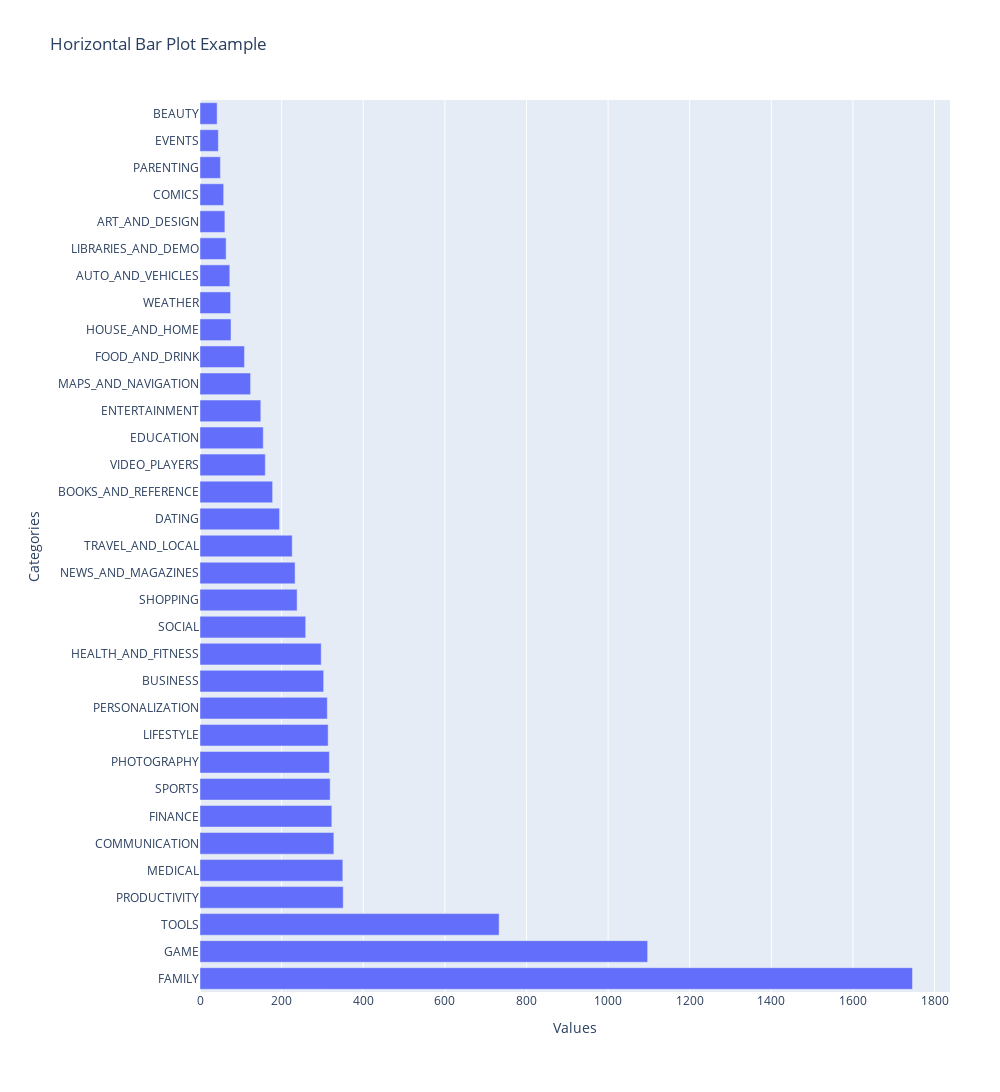

Write notebook code for a chart like this one.
### Markdown cell above
### count plot Visualization of the category column

### Code cell
import plotly.graph_objects as go

# Create the data
x = ['FAMILY', 'GAME', 'TOOLS', 'PRODUCTIVITY', 'MEDICAL', 'COMMUNICATION',
     'FINANCE', 'SPORTS', 'PHOTOGRAPHY', 'LIFESTYLE', 'PERSONALIZATION',
     'BUSINESS', 'HEALTH_AND_FITNESS', 'SOCIAL', 'SHOPPING',
     'NEWS_AND_MAGAZINES', 'TRAVEL_AND_LOCAL', 'DATING',
     'BOOKS_AND_REFERENCE', 'VIDEO_PLAYERS', 'EDUCATION', 'ENTERTAINMENT',
     'MAPS_AND_NAVIGATION', 'FOOD_AND_DRINK', 'HOUSE_AND_HOME', 'WEATHER',
     'AUTO_AND_VEHICLES', 'LIBRARIES_AND_DEMO', 'ART_AND_DESIGN', 'COMICS',
     'PARENTING', 'EVENTS', 'BEAUTY']
y = [1746, 1097, 733, 351, 350, 328, 323, 319, 317, 314, 312, 303, 297, 259, 238,
     233, 226, 195, 178, 160, 155, 149, 124, 109, 76, 75, 73, 64, 61, 58, 50, 45, 42]


# Create the figure
fig = go.Figure(data=[go.Bar(x=y, y=x, orientation='h')])

# Update the layout
fig.update_layout(
    title='Horizontal Bar Plot Example',
    xaxis_title='Values',
    yaxis_title='Categories',
    width=1000,
    height=1200,
    margin=dict(l=200, r=50, t=100, b=100)

)
# Show the plot
fig.show()

### Figure 1 — Plotly figure (JSON) as saved in the notebook; plotly's stock layout.template omitted (floating-point values rounded to 4 significant figures)
{"data": [{"orientation": "h", "type": "bar", "x": [1746, 1097, 733, 351, 350, 328, 323, 319, 317, 314, 312, 303, 297, 259, 238, 233, 226, 195, 178, 160, 155, 149, 124, 109, 76, 75, 73, 64, 61, 58, 50, 45, 42], "y": ["FAMILY", "GAME", "TOOLS", "PRODUCTIVITY", "MEDICAL", "COMMUNICATION", "FINANCE", "SPORTS", "PHOTOGRAPHY", "LIFESTYLE", "PERSONALIZATION", "BUSINESS", "HEALTH_AND_FITNESS", "SOCIAL", "SHOPPING", "NEWS_AND_MAGAZINES", "TRAVEL_AND_LOCAL", "DATING", "BOOKS_AND_REFERENCE", "VIDEO_PLAYERS", "EDUCATION", "ENTERTAINMENT", "MAPS_AND_NAVIGATION", "FOOD_AND_DRINK", "HOUSE_AND_HOME", "WEATHER", "AUTO_AND_VEHICLES", "LIBRARIES_AND_DEMO", "ART_AND_DESIGN", "COMICS", "PARENTING", "EVENTS", "BEAUTY"]}], "layout": {"height": 1200, "margin": {"b": 100, "l": 200, "r": 50, "t": 100}, "title": {"text": "Horizontal Bar Plot Example"}, "width": 1000, "xaxis": {"title": {"text": "Values"}}, "yaxis": {"title": {"text": "Categories"}}}}
